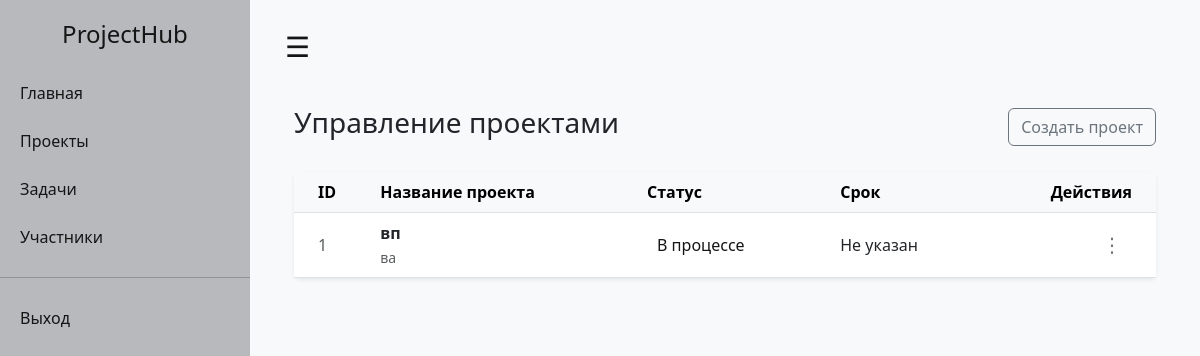
Page /projects on the earlier database version.
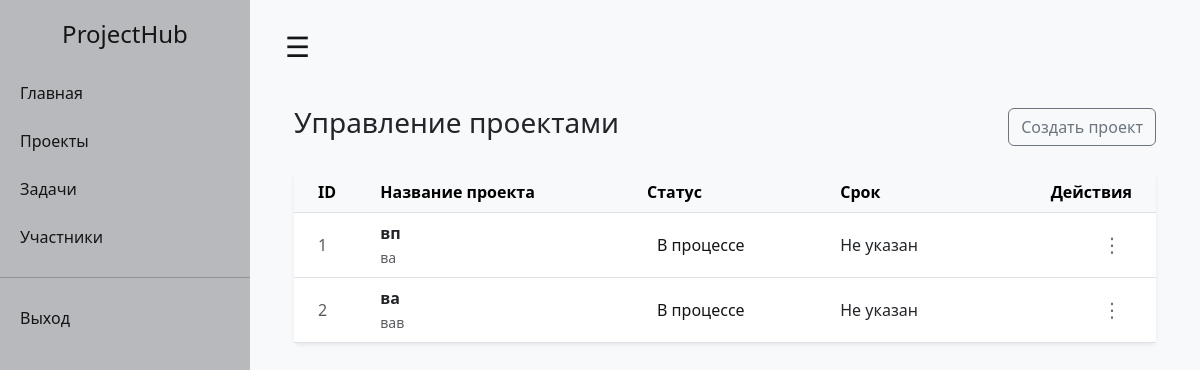
Same page on the later database version.
### app/models/project.py (models this page shows)
class Project(Base):
    __tablename__ = "projects"
    id = Column(Integer, primary_key=True, index=True)
    title = Column(String, nullable=False)
    description = Column(Text)
    status = Column(String, default="In Progress")
    deadline = Column(DateTime, nullable=True) # Новое поле для даты
    created_at = Column(DateTime, default=datetime.utcnow)

### app/main.py (the view)
@app.get("/projects", response_class=HTMLResponse)
async def projects_page(request: Request, db: Session = Depends(get_db)):
    try:
        projects = db.query(Project).all()
        return templates.TemplateResponse("projects.html", {
            "request": request,
            "projects": projects
        })
    except Exception as e:
        return HTMLResponse(content=f"Ошибка: {e}", status_code=500)

### templates/projects.html (shortened to what this page needs)
{% extends "base.html" %}
{% block content %}
<div class="container-fluid py-4">
    <div class="d-flex justify-content-between align-items-center mb-4">
        <h1 class="h3">Управление проектами</h1>
        <button type="button" class="btn btn-outline-secondary" data-bs-toggle="modal" data-bs-target="#addProjectModal">
            Создать проект
        </button>
    </div>
    <div class="card shadow-sm border-0">
        <div class="card-body p-0">
            <table class="table table-hover align-middle mb-0">
                <thead class="table-light">
                    <tr>
                        <th class="ps-4">ID</th>
                        <th>Название проекта</th>
                        <th>Статус</th>
                        <th>Срок</th>
                        <th class="text-end pe-4">Действия</th>
                    </tr>
                </thead>
                <tbody>
                    {% for project in projects %}
                    <tr>
                        <td class="ps-4 text-muted">{{ project.id }}</td>
                        <td>
                            <div class="fw-bold">{{ project.title }}</div>
                            <small class="text-muted">{{ project.description or '' }}</small>
                        </td>
                        <td>
                            <div class="dropdown">
                                <button class="status-link dropdown-toggle" type="button" data-bs-toggle="dropdown">
                                    {% if project.status == 'In Progress' %}В процессе{% elif project.status == 'Done' %}Завершено{% else %}{{ project.status }}{% endif %}
                                </button>
                            </div>
                        </td>
                        <td>
    {% if project.deadline %}
        {% if project.deadline is string %}
            {{ project.deadline }}
        {% else %}
            {{ project.deadline.strftime('%d.%m.%Y') }}
        {% endif %}
    {% else %}
        Не указан
    {% endif %}
</td>
                        <td class="text-end pe-4">
                            <div class="dropdown">
                                <button class="action-btn dropdown-toggle" type="button" data-bs-toggle="dropdown">
                                    ⋮
                                </button>
                            </div>
                        </td>
                    </tr>
                    {% endfor %}
                </tbody>
            </table>
        </div>
    </div>
</div>
{% endblock %}

### templates/base.html (shortened to what this page needs)
<!DOCTYPE html>
<html lang="ru">
<head>
    <link href="https://cdn.jsdelivr.net/npm/bootstrap@5.3.0/dist/css/bootstrap.min.css" rel="stylesheet">
</head>
<body>
    <nav class="sidebar" id="sidebar">
        <h4 class="text-center">ProjectHub</h4>
        <a href="/">Главная</a>
        <a href="/projects">Проекты</a>
        <a href="/tasks">Задачи</a>
        <a href="/users">Участники</a>
        <hr>
        <a href="/logout">Выход</a>
        <div class="resizer" id="resizer"></div>
    </nav>
    <main class="content" id="content">
        <button id="toggleSidebar" title="Скрыть/Показать меню">☰</button>
        <div class="container-fluid">
            {% block content %}{% endblock %}
        </div>
    </main>
</body>
</html>

### templates/base.html (style rules this page uses)
body { background-color: #f8f9fa; overflow-x: hidden; margin: 0; }
.sidebar { min-height: 100vh; background: #b7b9bc; position: fixed; top: 0; left: 0; width: 250px; z-index: 1000; transition: transform 0.3s ease; display: flex; flex-direction: column; }
.sidebar h4 { padding: 20px 0; margin: 0; color: #151516; }
.sidebar a { color: #151516; text-decoration: none; display: block; padding: 12px 20px; font-weight: 500; white-space: nowrap; overflow: hidden; }
.resizer { width: 8px; cursor: col-resize; position: absolute; top: 0; right: 0; bottom: 0; z-index: 1001; transition: background 0.2s; }
.content { transition: margin-left 0.3s ease, width 0.3s ease; margin-left: 250px; padding: 20px; min-height: 100vh; }
#toggleSidebar { background: none; border: none; font-size: 28px; cursor: pointer; padding: 5px 15px; color: #151516; margin-bottom: 10px; }

### templates/projects.html (style rules this page uses)
.dropdown-toggle::after { display: none !important; }
.status-link { background: none !important; border: none !important; padding: 5px 10px !important; color: #151516 !important; cursor: pointer !important; transition: background-color 0.2s ease !important; display: inline-block !important; text-decoration: none !important; }
.action-btn { background: none; border: none; color: #6c757d; padding: 5px 10px; font-size: 20px; line-height: 1; border-radius: 4px; transition: background-color 0.2s; }

Differences in the rows shown:
added Project: id "2", title "ва", description "вав", status "В процессе", shows "Не указан"
